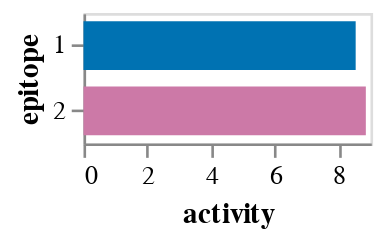

Source (notebook cell):
### Markdown cell above
Epitope activities:

### Code cell
model.activity_wt_barplot()

### Figure 1 — Vega-Lite specification as saved in the notebook (floating-point values rounded to 4 significant figures)
{"config": {"view": {"continuousWidth": 400, "continuousHeight": 300}, "axis": {"grid": false}}, "data": {"name": "data-112b3e8c7bf793924c1849567b767a21"}, "mark": {"type": "bar", "size": 18.75}, "encoding": {"color": {"field": "epitope", "legend": null, "scale": {"domain": ["1", "2"], "range": ["#0072B2", "#CC79A7"]}, "type": "nominal"}, "tooltip": [{"field": "epitope", "type": "nominal"}, {"field": "activity", "format": ".2f", "type": "quantitative"}], "x": {"field": "activity", "title": "activity", "type": "quantitative"}, "y": {"field": "epitope", "sort": ["1", "2"], "type": "nominal"}}, "height": {"step": 25}, "width": 110, "$schema": "https://vega.github.io/schema/vega-lite/v5.2.0.json", "datasets": {"data-112b3e8c7bf793924c1849567b767a21": [{"epitope": "1", "activity": 8.536}, {"epitope": "2", "activity": 8.854}]}}
